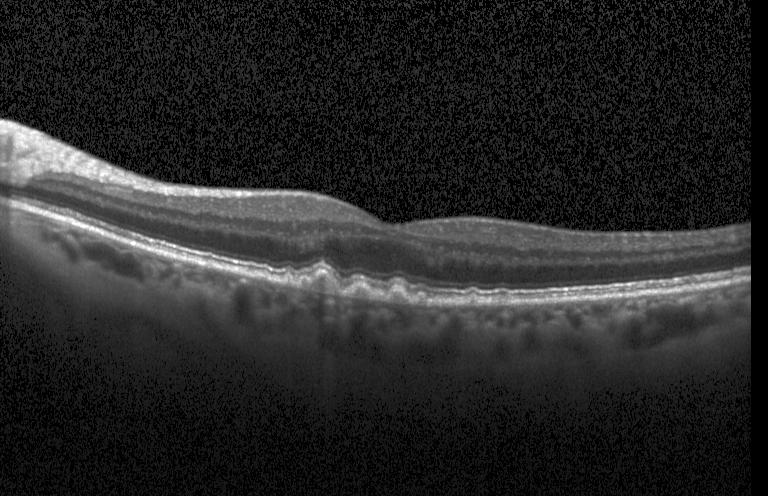
#> input picture resources/drusen1.jpeg, 768 x 496 px
$ jupyter execute --allow-errors 03_Denoising_and_Advanced_Features.ipynb
#> lines starting #> are read from the running program, lines starting #| are printed output that depends on the picture
### mhrqi/utils/general.py
"""
╔══════════════════════════════════════════════════════════════════════════════╗
║  MHRQI - Multi-scale Hierarchical Representation of Quantum Images            ║
║  Utility Functions: Encoding, Reconstruction, Sibling Smoothing             ║
║                                                                              ║
║  Author: Keno S. Jose                                                        ║
║  License: Apache 2.0                                                         ║
╚══════════════════════════════════════════════════════════════════════════════╝
"""

import math

import numpy as np


# [15 lines left out: function angle_map, not called in this run]


def get_max_depth(N, d):
    """
    Compute the maximum hierarchy depth for image size N and qudit dimension d.

    Args:
        N: Image side length.
        d: Qudit dimension.

    Returns:
        max_depth = floor(log_d(N)).
    """
    max_depth = math.floor(math.log(N, d))
    return max_depth


def get_subdiv_size(k, N, d):
    """
    Compute the subdivision size at hierarchy level k.

    Args:
        k: Hierarchy level.
        N: Image side length.
        d: Qudit dimension.

    Returns:
        Side length of subregions at level k.
    """
    s = N / (d**k)
    return s


def compute_register(r, c, d, sk_prev):
    """
    Compute the qudit register values (qy, qx) for pixel (r, c) at a given scale.

    Args:
        r: Row index.
        c: Column index.
        d: Qudit dimension.
        sk_prev: Subdivision size at the previous level.

    Returns:
        Tuple (qy, qx).
    """
    qx = min(math.floor((c % sk_prev) * (d / sk_prev)), d - 1)
    qy = min(math.floor((r % sk_prev) * (d / sk_prev)), d - 1)
    return qy, qx


# [116 lines left out: functions compose_rc, mhrqi_bins_to_image, not called in this run]


def generate_hierarchical_coord_matrix(N, d=2):
    """
    Generate the hierarchical coordinate matrix for an image of size N x N.

    Args:
        N: Image side length.
        d: Qudit dimension.

    Returns:
        List of hierarchical coordinate vectors.
    """
    max_depth = get_max_depth(N, d)
    subdiv_sizes = []
    for level in range(0, max_depth):
        subdiv_sizes.append(N if level == 0 else get_subdiv_size(level, N, d))

    hierarchical_coord_matrix = []
    for r, c in np.ndindex(N, N):
        hierarchical_coord_vector = []
        for size in subdiv_sizes:
            sub_hcv = compute_register(r, c, d, size)
            hierarchical_coord_vector.extend(sub_hcv)
        hierarchical_coord_matrix.append(hierarchical_coord_vector)
    return hierarchical_coord_matrix

### examples/03_Denoising_and_Advanced_Features.ipynb
# Lecture 3: Quantum Denoising & Advanced Features
## Application to Medical Image Processing

In this final lecture, we will see how MHRQI can be used for a real-world task: **Denoising OCT (Optical Coherence Tomography) scans**.

---

### 1. The Denoising Problem in Medical Imaging

Medical images like OCT scans are often corrupted by **speckle noise**. MHRQI's hierarchical structure allows us to apply a unique quantum denoising technique based on **hierarchical consistency**.

### 2. Setting Up a Noisy Scenario

Let's load a real OCT scan from the resources and prepare it for MHRQI.

[cell 1]
import cv2
import numpy as np
import matplotlib.pyplot as plt
from mhrqi import MHRQI
from mhrqi.utils import general as utils

# Load sample OCT scan
img_raw = cv2.imread("../resources/drusen1.jpeg", cv2.IMREAD_GRAYSCALE)
#> img_raw is the input picture: shape (496, 768); min 0, max 255, mean 40.1
img_resized = cv2.resize(img_raw, (16, 16)) / 255.0

plt.imshow(img_resized, cmap='gray')
plt.title("Original OCT Scan (16x16)")
plt.show()
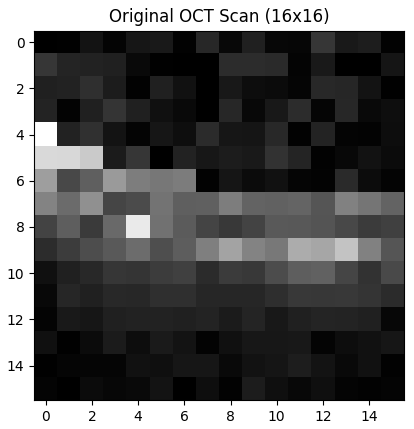
#> figure drawn by matplotlib, 1 panel

### 3. Enabling MHRQI Denoising

To enable denoising, we simply call `apply_denoising()` on our model before simulation. This adds an **ancilla-based consistency check** to the quantum circuit.

[cell 2]
size = 16
depth = int(np.log2(size))
h_matrix = utils.generate_hierarchical_coord_matrix(size, d=2)

# Initialize model
#> (the rest of this cell did not finish here and is left out)

### 4. Sibling Smoothing

When we reconstruct the image from a denoised MHRQI model, the `MHRQIResult` object uses an algorithm called **Sibling Smoothing**.

It uses the "confidence" of the quantum consistency check to decide whether to trust a pixel's value or blend it with its hierarchical neighbors.

#> (a cell that did not finish here is left out)

### 5. Conclusion

MHRQI provides a powerful, modular framework for quantum image processing. By combining hierarchical representation with consistency-based post-selection, it achieves superior results in noisy environments.

**Key Takeaways**:
- MHRQI uses **Quad-trees** to represent image hierarchy.
- The Core API provides an **object-oriented** way to build and simulate these circuits.
- **Denoising** is a built-in feature that leverages hierarchical spatial correlations.

---
**Thank you for participating in the MHRQI Lecture Series!**


$ run again, with resources/drusen2.jpeg copied over resources/drusen1.jpeg
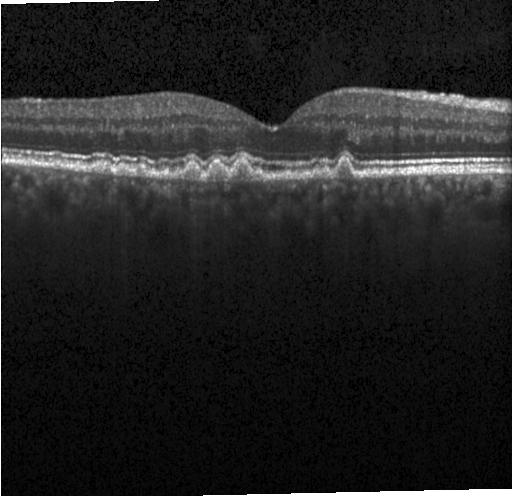
#> input picture resources/drusen2.jpeg, 512 x 496 px
#> img_raw is the input picture: shape (496, 512); min 0, max 255, mean 35.5
#> `plt.show()`:
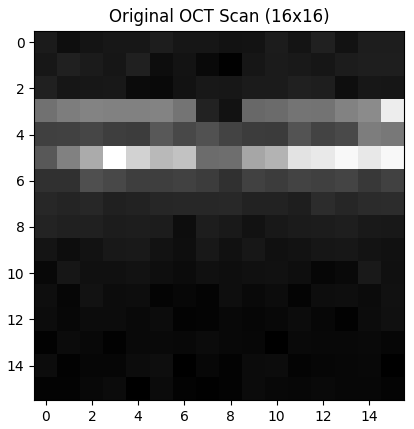
#> figure drawn by matplotlib, 1 panel

$ run again, with resources/drusen3.jpeg copied over resources/drusen1.jpeg
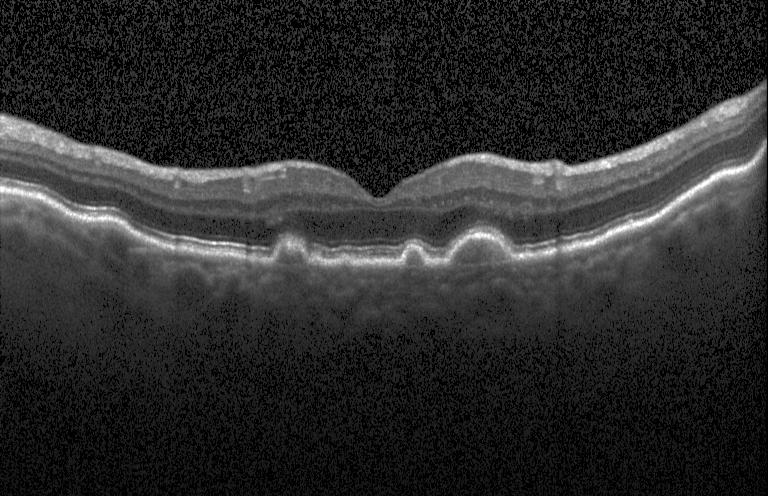
#> input picture resources/drusen3.jpeg, 768 x 496 px
#> img_raw is the input picture: shape (496, 768); min 0, max 255, mean 43.6
#> `plt.show()`:
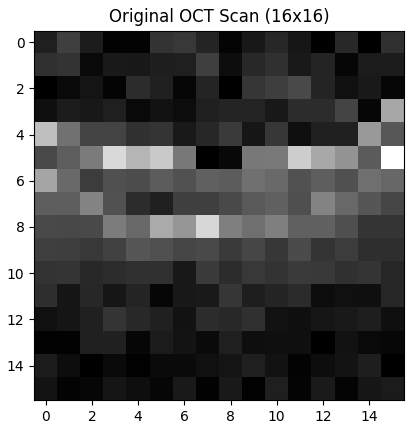
#> figure drawn by matplotlib, 1 panel

$ run again, with resources/drusen4.jpeg copied over resources/drusen1.jpeg
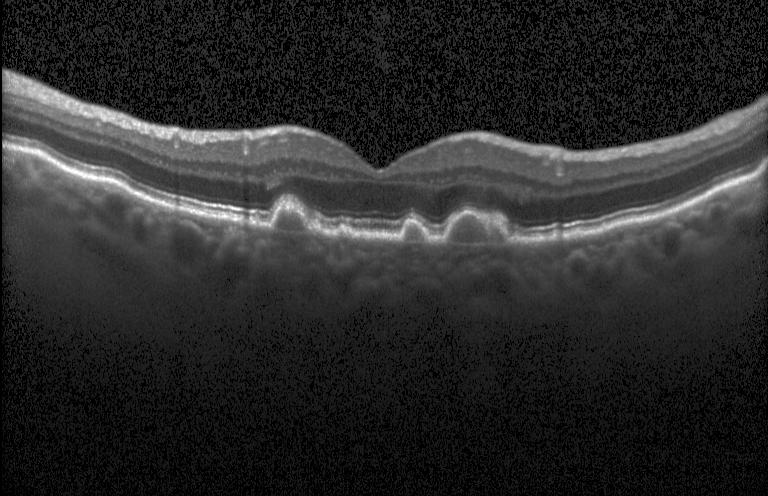
#> input picture resources/drusen4.jpeg, 768 x 496 px
#> img_raw is the input picture: shape (496, 768); min 0, max 255, mean 42.8
#> `plt.show()`:
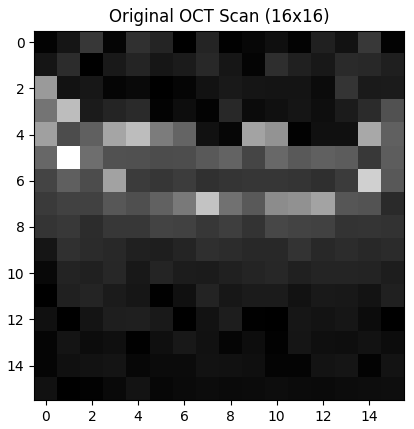
#> figure drawn by matplotlib, 1 panel
